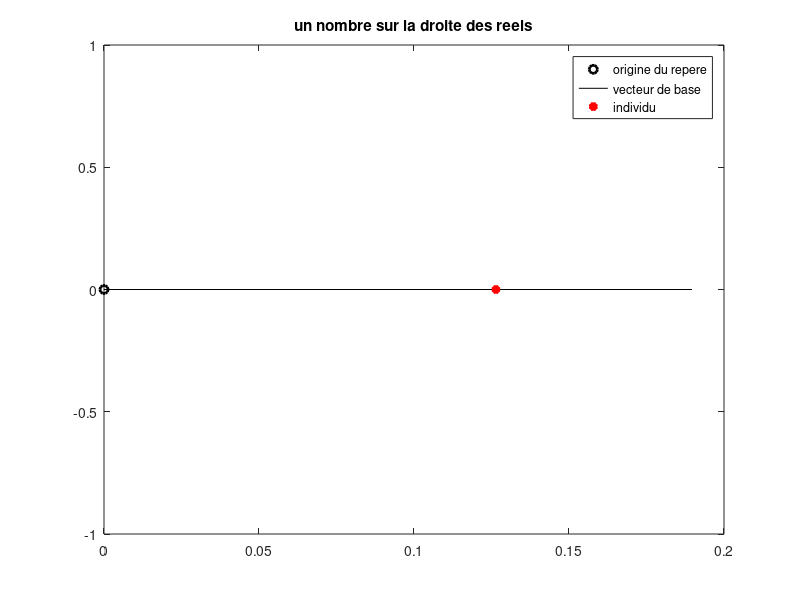
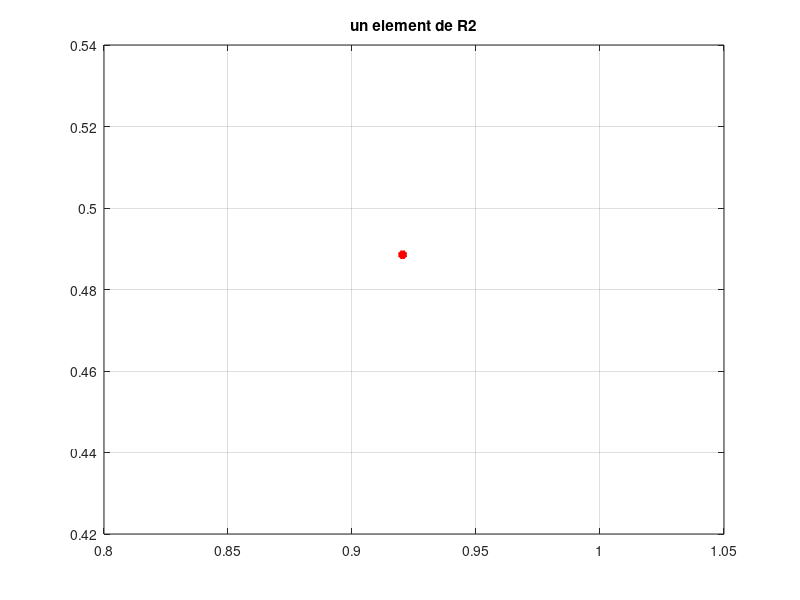
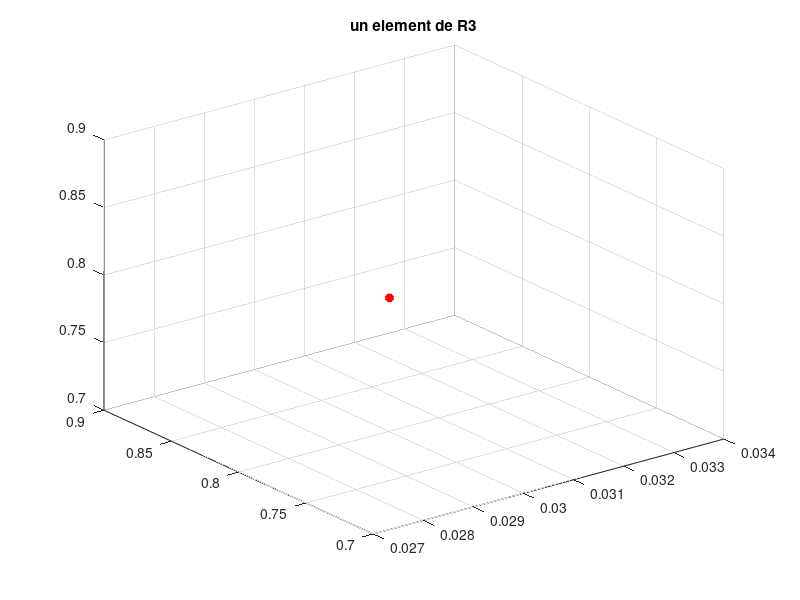
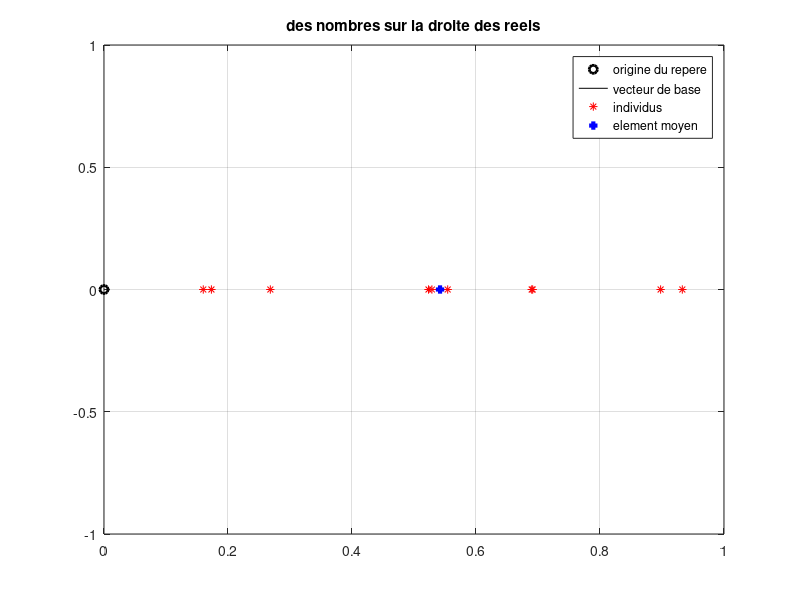

The MATLAB source for these figures, in order:
clear variables; close all; clc;

% Visualiser un individu de taille 1 :
x = rand(1); % generation d'un element aleatoire par une distribution uniforme
figure(1),clf, 
plot(0,0,'ko','linewidth',2)
hold on, plot([0 1.5*x],[0 0],'k-') % On trace un segment de la droite des 
% abscisses (ordonnees de debut et de fin : 0 et 0) suffisamment grand pour
% pouvoir placer x 
hold on, plot(x,0,'r*','linewidth',3) % on place x sur la droite des abscisses
legend('origine du repere','vecteur de base','individu');
title('un nombre sur la droite des reels');

% Visualiser un individu de taille 2 :
x = rand(1,2); % generation d'une matrice a une ligne et deux colonnes 
% -- x est donc un vecteur ligne -- par une distribution uniforme
figure(2),clf, plot(x(1),x(2),'r*','linewidth',3);grid on
title('un element de R2')

% Visualiser un individu de taille 3 :
x = rand(1,3);% generation d'une matrice a une ligne et trois colonnes 
% -- x est donc un vecteur ligne -- par une distribution uniforme
figure(3),clf, plot3(x(1),x(2),x(3),'r*','linewidth',3);grid on
title('un element de R3')

% Nous allons maintenant travailler avec un nuage d'individus. Ce nuage
% contient nb_indiv points
nb_indiv = 10;

%%%%%%%%%%%%%%%%%%%%%%%%%%%%%%%%%%%%%%%%%%%%%%%%%%%%%%%%%%%%%%%%%%%%%%%%%%%
% ATTENTION : LE CODE CI-DESSOUS (ET DE MANIERE GENERALE, LES AUTRES CODES)
% EST FOURNI POUR VOUS AIDER A COMPRENDRE LA GENERATION DE VECTEURS ET 
% LA MANIPULATION DES FIGURES SOUS MATLAB (AJOUT D'UNE LEGENDE, CREATION 
% D'AXES, AFFICHAGE DE PLUSIEURS POINTS EN MEME TEMPS...). 
% ILS DOIVENT ETRE MODIFIES OU COMPLETES POUR EFFECTUER CE QUI EST DEMANDE 
% EN CONSIGNE.
% AFIN QUE LE SCRIPT FONCTIONNE SANS PLANTAGE, NOUS AVONS ECRIT DES
% INSTRUCTIONS QUE VOUS DEVEZ CHANGER (PAR EXEMPLE, LA CREATION ET 
% L'AFFICHAGE DES INDIVIDUS DANS LA SUITE DE CE CODE)
%
% VOUS POUVEZ EFFACER LA LIGNE QUI AFFICHE A COMPLETER UNE FOIS LE TRAVAIL
% REALISE
%
%%%%%%%%%%%%%%%%%%%%%%%%%%%%%%%%%%%%%%%%%%%%%%%%%%%%%%%%%%%%%%%%%%%%%%%%%%%


%%%%%%%%%%%%%%%%%%%%%%%%%%%%%%%%%%%%%%%%%%%%%%%%%%%%%%%%%%%%%%%%%%%%%%%%%%%
% GENERER ALEATOIREMENT UN TABLEAU DE DONNEES CONTENANT DIX NOMBRES GENERES
% SUIVANT UNE DISTRIBUTION  UNIFORME. 
% AFFICHER CES NOMBRES ET L'ELEMENT MOYEN SUR LA DROITE DES REELS
%%%%%%%%%%%%%%%%%%%%%%%%%%%%%%%%%%%%%%%%%%%%%%%%%%%%%%%%%%%%%%%%%%%%%%%%%%%

x = rand(1,nb_indiv); 
x_mean = mean(x);

figure(4),clf
plot(0,0,'ko','linewidth',2)
hold on,plot([0 0],[0 0],'k-') % tracer le segment de droite permettant de 
% placer le nuage de points
hold on, plot(x,zeros(1,nb_indiv),'r*',x_mean,0,'b+','linewidth',3);grid on
legend('origine du repere','vecteur de base','individus','element moyen');
title('des nombres sur la droite des reels');


%%%%%%%%%%%%%%%%%%%%%%%%%%%%%%%%%%%%%%%%%%%%%%%%%%%%%%%%%%%%%%%%%%%%%%%%%%%
% GENERER ALEATOIREMENT UN TABLEAU DE DONNEES CONTENANT DIX INDIVIDUS DE 
% TAILLE 2, SUIVANT UNE DISTRIBUTION GAUSSIENNE DE MOYENNE 0 ET D ECART 
% TYPE 1
%%%%%%%%%%%%%%%%%%%%%%%%%%%%%%%%%%%%%%%%%%%%%%%%%%%%%%%%%%%%%%%%%%%%%%%%%%%

x = randn(2,nb_indiv); 
x_mean = [mean(x(1,:)) mean(x(2,:))];

%%%%%%%%%%%%%%%%%%%%%%%%%%%%%%%%%%%%%%%%%%%%%%%%%%%%%%%%%%%%%%%%%%%%%%%%%%%
% AFFICHER CES VECTEURS ET L'ELEMENT MOYEN DANS LE PLAN
%%%%%%%%%%%%%%%%%%%%%%%%%%%%%%%%%%%%%%%%%%%%%%%%%%%%%%%%%%%%%%%%%%%%%%%%%%%
figure(5), clf
plot(x(1,:),x(2,:),'r*',x_mean(1),x_mean(2),'b+','linewidth',3);grid on
title('VECTEURS ET L''ELEMENT MOYEN DANS LE PLAN');


%%%%%%%%%%%%%%%%%%%%%%%%%%%%%%%%%%%%%%%%%%%%%%%%%%%%%%%%%%%%%%%%%%%%%%%%%%%
% GENERER ALEATOIREMENT UN TABLEAU DE DONNEES CONTENANT DIX INDIVIDUS DE 
% TAILLE 3, SUIVANT UNE DISTRIBUTION GAUSSIENNE DE MOYENNE 2 ET D ECART 
% TYPE 3
%%%%%%%%%%%%%%%%%%%%%%%%%%%%%%%%%%%%%%%%%%%%%%%%%%%%%%%%%%%%%%%%%%%%%%%%%%%

x = sqrt(2)*randn(3,nb_indiv) + 3; 
x_mean = [mean(x(1,:)) mean(x(2,:)) mean(x(3,:))];

%%%%%%%%%%%%%%%%%%%%%%%%%%%%%%%%%%%%%%%%%%%%%%%%%%%%%%%%%%%%%%%%%%%%%%%%%%%
% AFFICHER CES VECTEURS ET L'ELEMENT MOYEN DANS L ESPACE
%%%%%%%%%%%%%%%%%%%%%%%%%%%%%%%%%%%%%%%%%%%%%%%%%%%%%%%%%%%%%%%%%%%%%%%%%%%
figure(6), clf
plot3(x(1,:),x(2,:),x(3,:),'r*',x_mean(1),x_mean(2),x_mean(3),'b+','linewidth',4);grid on
title('VECTEURS ET L''ELEMENT MOYEN DANS L''ESPACE');





